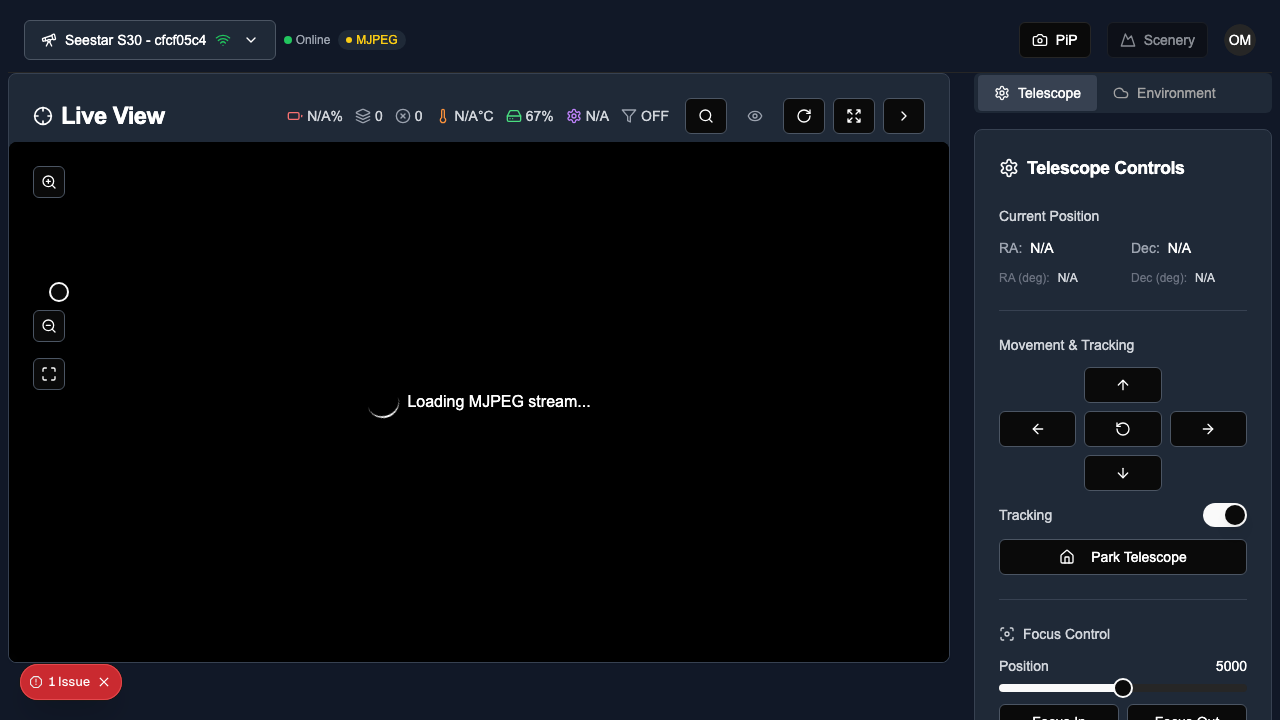
#> input picture legacy/ui/playwright-report/data/18de13241f3a0157b54e3ea3eb848d5dcb9953bc.png, 1280 x 720 px
$ python -i upscaler.py   (imports and definitions only)   (older library calls are emulated)
#> lines starting #> are read from the running program, lines starting #| are printed output that depends on the picture
#> further down, picture is the input picture: shape (720, 1280, 3); mean B, G, R 24.3, 18.3, 15.2
"""Super-resolution/upscaling and image enhancement functionality for telescope images."""

from enum import Enum
from typing import Optional, Tuple

import cv2
import numpy as np
from loguru import logger as logging
from skimage import restoration, transform, filters, exposure


class UpscalingMethod(str, Enum):
    """Available upscaling methods."""

    BICUBIC = "bicubic"
    LANCZOS = "lanczos"
    EDSR = "edsr"  # Enhanced Deep Super-Resolution (if OpenCV contrib available)
    FSRCNN = "fsrcnn"  # Fast Super-Resolution CNN (if OpenCV contrib available)
    ESRGAN = "esrgan"  # Enhanced Super-Resolution GAN (requires PyTorch and model files)


class SharpeningMethod(str, Enum):
    """Available sharpening methods."""

    NONE = "none"
    UNSHARP_MASK = "unsharp_mask"
    LAPLACIAN = "laplacian"
    HIGH_PASS = "high_pass"


class DenoiseMethod(str, Enum):
    """Available denoising methods."""

    NONE = "none"
    TV_CHAMBOLLE = "tv_chambolle"  # Total variation denoising
    BILATERAL = "bilateral"  # Bilateral filter
    NON_LOCAL_MEANS = "non_local_means"  # Non-local means
    WAVELET = "wavelet"  # Wavelet denoising
    GAUSSIAN = "gaussian"  # Gaussian blur
    MEDIAN = "median"  # Median filter


class ImageUpscaler:
    """Handles super-resolution and upscaling of telescope images."""

    def __init__(self):
        self._check_opencv_contrib()
        self._check_pytorch_availability()
#> (the call stopped at in _check_pytorch_availability, `self._has_cuda = torch.cuda.is_available()`: torch is not available in this run)

    def _check_opencv_contrib(self) -> bool:
        """Check if OpenCV contrib modules are available for DNN-based upscaling."""
        try:
            # Try to access DNN super-resolution module
            cv2.dnn_superres.DnnSuperResImpl_create()
            self._has_dnn_superres = True
        except AttributeError:
            self._has_dnn_superres = False
        return self._has_dnn_superres

    def _check_pytorch_availability(self) -> bool:
        """Check if PyTorch is available for deep learning upscaling."""
        try:
            import torch
            self._has_torch = True
            # Check if CUDA is available
            self._has_cuda = torch.cuda.is_available()
            logging.trace(f"PyTorch available: {self._has_torch}, CUDA available: {self._has_cuda}")
        except ImportError:
            self._has_torch = False
            self._has_cuda = False
            logging.trace("PyTorch not available - deep learning upscaling methods will be disabled")
        return self._has_torch

    def upscale(
        self,
        image: np.ndarray,
        scale_factor: float = 2.0,
        method: UpscalingMethod = UpscalingMethod.BICUBIC,
        denoise: bool = True,
    ) -> np.ndarray:
        """
        Upscale an image using the specified method.

        Args:
            image: Input image as numpy array
            scale_factor: Scaling factor (e.g., 2.0 for 2x upscaling)
            method: Upscaling method to use
            denoise: Whether to apply denoising before upscaling

        Returns:
            Upscaled image as numpy array
        """
#> called with scale_factor = 2, method = 'bicubic', denoise = True
        if image is None or image.size == 0:
            raise ValueError("Invalid input image")

        # Convert to appropriate data type for processing
        if image.dtype == np.uint8:
            working_image = image.astype(np.float32) / 255.0
            input_uint8 = True
        else:
            working_image = image.astype(np.float32)
            input_uint8 = False

        # Ensure we maintain color channels properly
        original_shape = working_image.shape
#> original_shape = (720, 1280, 3)
        is_color = len(original_shape) == 3 and original_shape[2] == 3
#> is_color = True
        logging.trace(f"Original image: shape={original_shape}, is_color={is_color}")

        # Optional denoising for telescope images (helps with noise amplification) - skip for now to avoid fuzziness
        # if denoise:
        #     working_image = self._denoise_image(working_image)

        # Calculate target dimensions
        original_height, original_width = working_image.shape[:2]
#> original_height = 720; original_width = 1280
        target_height = int(original_height * scale_factor)
#> target_height = 1440
        target_width = int(original_width * scale_factor)
#> target_width = 2560

        # Apply upscaling method
        logging.trace(f"Applying upscaling method: {method}, scale_factor={scale_factor}")
        logging.trace(f"Available capabilities: dnn_superres={self._has_dnn_superres}, torch={self._has_torch}")
        logging.trace(f"Working image before upscaling: shape={working_image.shape}, dtype={working_image.dtype}")

        if method == UpscalingMethod.BICUBIC:
            logging.trace("Using bicubic upscaling")
            upscaled = self._bicubic_upscale(
                working_image, (target_width, target_height)
            )
        elif method == UpscalingMethod.LANCZOS:
            logging.trace("Using Lanczos upscaling")
            upscaled = self._lanczos_upscale(
                working_image, (target_width, target_height)
            )
        elif method == UpscalingMethod.EDSR and self._has_dnn_superres:
            logging.trace("Using EDSR upscaling")
            upscaled = self._edsr_upscale(working_image, scale_factor)
        elif method == UpscalingMethod.FSRCNN and self._has_dnn_superres:
            logging.trace("Using FSRCNN upscaling")
            upscaled = self._fsrcnn_upscale(working_image, scale_factor)
        elif method == UpscalingMethod.ESRGAN and self._has_torch:
            logging.trace("Using ESRGAN upscaling")
            upscaled = self._esrgan_upscale(working_image, scale_factor)
        else:
            # Fallback to bicubic if DNN methods not available
            logging.warning(f"Method {method} not available or requirements not met, falling back to bicubic")
            upscaled = self._bicubic_upscale(
                working_image, (target_width, target_height)
            )

        # Convert back to original data type
        logging.trace(f"Upscaled image before conversion: shape={upscaled.shape}, dtype={upscaled.dtype}")
        if input_uint8:
            upscaled = np.clip(upscaled * 255.0, 0, 255).astype(np.uint8)
        else:
            upscaled = upscaled.astype(image.dtype)

        logging.trace(f"Final upscaled image: shape={upscaled.shape}, dtype={upscaled.dtype}")
        return upscaled

    def _denoise_image(self, image: np.ndarray, method: DenoiseMethod = DenoiseMethod.TV_CHAMBOLLE) -> np.ndarray:
        """Apply denoising optimized for telescope images."""
        return self.denoise_image(image, method=method)

    # [107 lines left out: function denoise_image, not called in this run]

    def _bicubic_upscale(
        self, image: np.ndarray, target_size: Tuple[int, int]
    ) -> np.ndarray:
        """Upscale using bicubic interpolation."""
#> called with target_size = (2560, 1440)
        logging.trace(f"Applying bicubic upscaling: {image.shape} -> {target_size}")
        logging.trace(f"Input image dtype: {image.dtype}, range: [{np.min(image):.3f}, {np.max(image):.3f}]")

        # For multi-channel images, ensure OpenCV handles them correctly
        if len(image.shape) == 3:
            # Process color image
            upscaled = cv2.resize(image, target_size, interpolation=cv2.INTER_CUBIC)
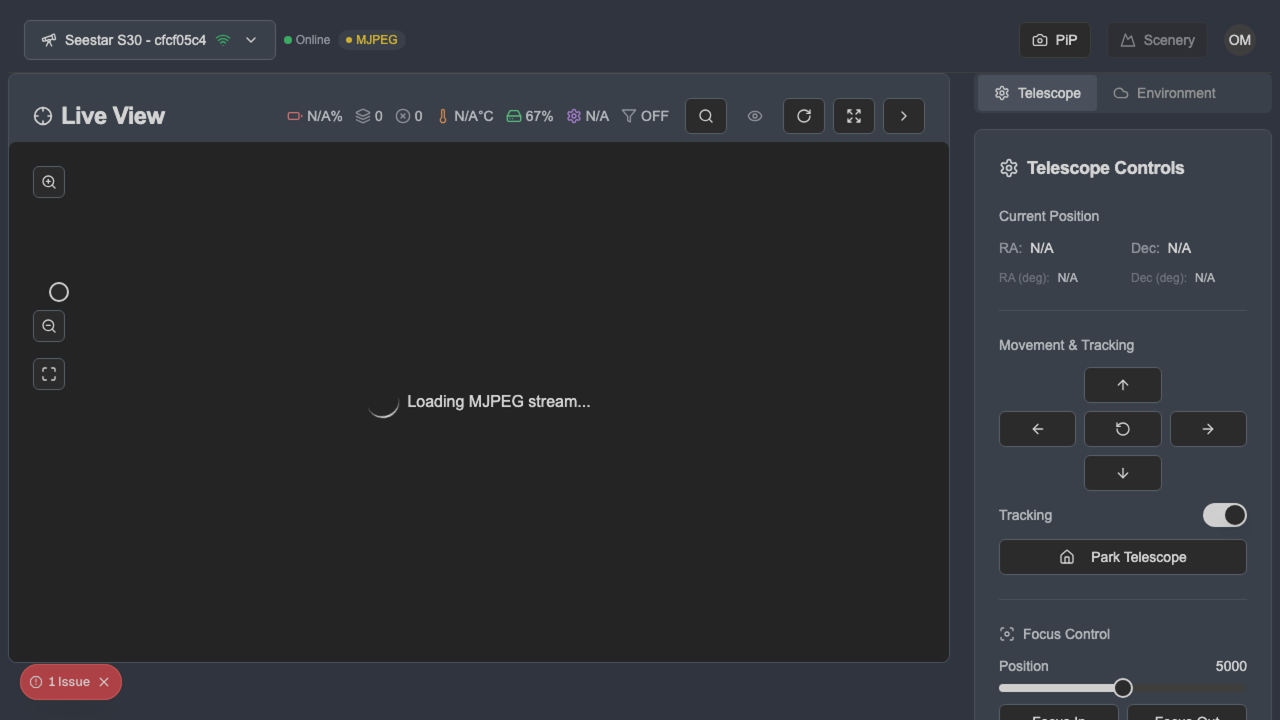
#> upscaled: shape (1440, 2560, 3) float32 (shown at 1/2 size); mean B, G, R 0.0961, 0.0716, 0.0601; drawn with min black and max white
            # Ensure we still have 3 channels after resize
            if len(upscaled.shape) == 2:
                # If somehow we lost channels, restore them
                logging.warning("Lost color channels during upscaling, restoring...")
                upscaled = np.stack([upscaled, upscaled, upscaled], axis=2)
        else:
            # Process grayscale image
            upscaled = cv2.resize(image, target_size, interpolation=cv2.INTER_CUBIC)

        logging.trace(f"Upscaled image shape: {upscaled.shape}")

        return upscaled

    # [289 lines left out: functions _lanczos_upscale, _edsr_upscale, _fsrcnn_upscale, get_available_methods, sharpen_image, _unsharp_mask and 4 more, not called in this run]


class ImageEnhancementProcessor:
    """Comprehensive image processor with upscaling, sharpening, and other enhancements."""

    # [210 lines left out: functions __init__, process, _apply_deconvolution, set_upscaling_params, set_sharpening_params, set_deconvolve_params and 1 more, not called in this run]


# Keep the old class for backward compatibility
class UpscalingProcessor(ImageEnhancementProcessor):
    """Backward compatibility wrapper for ImageEnhancementProcessor."""

    # [15 lines left out: functions __init__, set_upscaling_params, not called in this run]

>>> import cv2
>>> picture = cv2.imread('../../../legacy/ui/playwright-report/data/18de13241f3a0157b54e3ea3eb848d5dcb9953bc.png')
>>> result = ImageUpscaler().upscale(picture)

$ run again, on legacy/ui/playwright-report/data/3e24ebda71b80e2913c1834388b77ee377a1c335.png
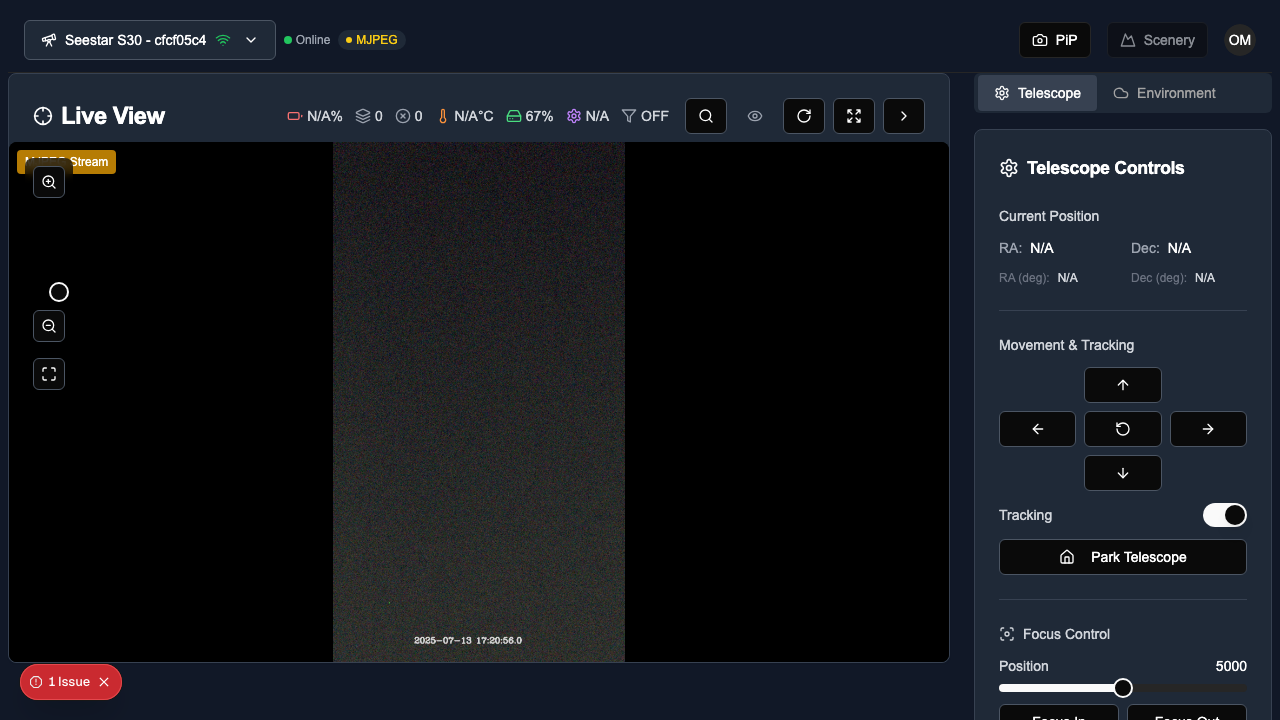
#> input picture legacy/ui/playwright-report/data/3e24ebda71b80e2913c1834388b77ee377a1c335.png, 1280 x 720 px
#> picture is the input picture: shape (720, 1280, 3); mean B, G, R 30.2, 24.4, 21.4
#> in _bicubic_upscale, `upscaled = cv2.resize(image, target_size, interpolation=cv2.INTER_CUBIC)`:
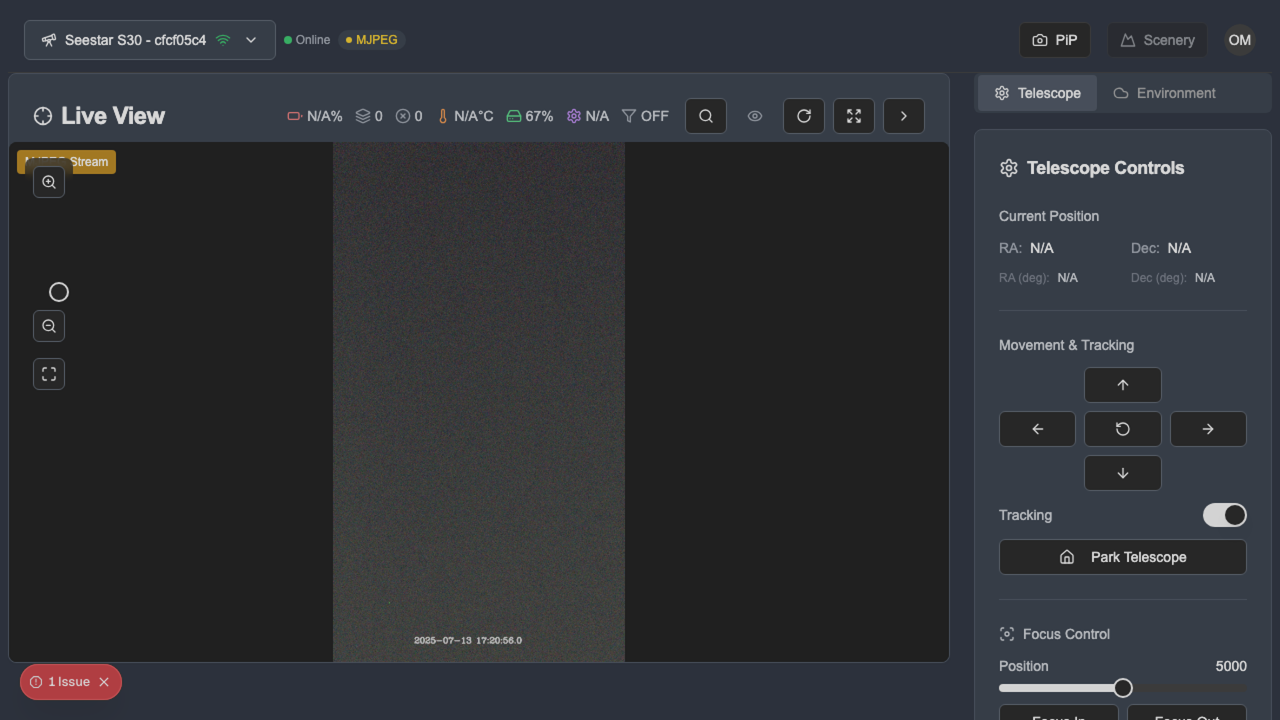
#> upscaled: shape (1440, 2560, 3) float32 (shown at 1/2 size); mean B, G, R 0.119, 0.0954, 0.0842; drawn with min black and max white
